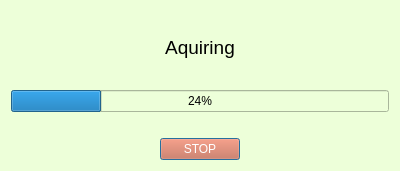
<?xml version="1.0" encoding="UTF-8"?>
<ui version="4.0">
 <class>progress_dialog</class>
 <widget class="QDialog" name="progress_dialog">
  <property name="geometry">
   <rect>
    <x>0</x>
    <y>0</y>
    <width>400</width>
    <height>171</height>
   </rect>
  </property>
  <property name="windowTitle">
   <string>Aquiring</string>
  </property>
  <property name="styleSheet">
   <string notr="true">background-color: rgb(237, 255, 217);</string>
  </property>
  <layout class="QVBoxLayout" name="verticalLayout">
   <item>
    <widget class="QLabel" name="progress_dialog_title">
     <property name="text">
      <string>&lt;html&gt;&lt;head/&gt;&lt;body&gt;&lt;p&gt;&lt;span style=&quot; font-size:14pt;&quot;&gt;Aquiring&lt;/span&gt;&lt;/p&gt;&lt;/body&gt;&lt;/html&gt;</string>
     </property>
     <property name="textFormat">
      <enum>Qt::RichText</enum>
     </property>
     <property name="alignment">
      <set>Qt::AlignCenter</set>
     </property>
    </widget>
   </item>
   <item>
    <widget class="QProgressBar" name="progress_dialog_progressBar">
     <property name="value">
      <number>24</number>
     </property>
    </widget>
   </item>
   <item>
    <spacer name="horizontalSpacer">
     <property name="orientation">
      <enum>Qt::Horizontal</enum>
     </property>
     <property name="sizeHint" stdset="0">
      <size>
       <width>40</width>
       <height>20</height>
      </size>
     </property>
    </spacer>
   </item>
   <item alignment="Qt::AlignHCenter">
    <widget class="QPushButton" name="progress_dialog_STOP_button">
     <property name="styleSheet">
      <string notr="true">background-color: rgb(209, 99, 65);
color: rgb(255, 255, 255);
</string>
     </property>
     <property name="text">
      <string>STOP</string>
     </property>
    </widget>
   </item>
  </layout>
 </widget>
 <resources/>
 <connections/>
</ui>
